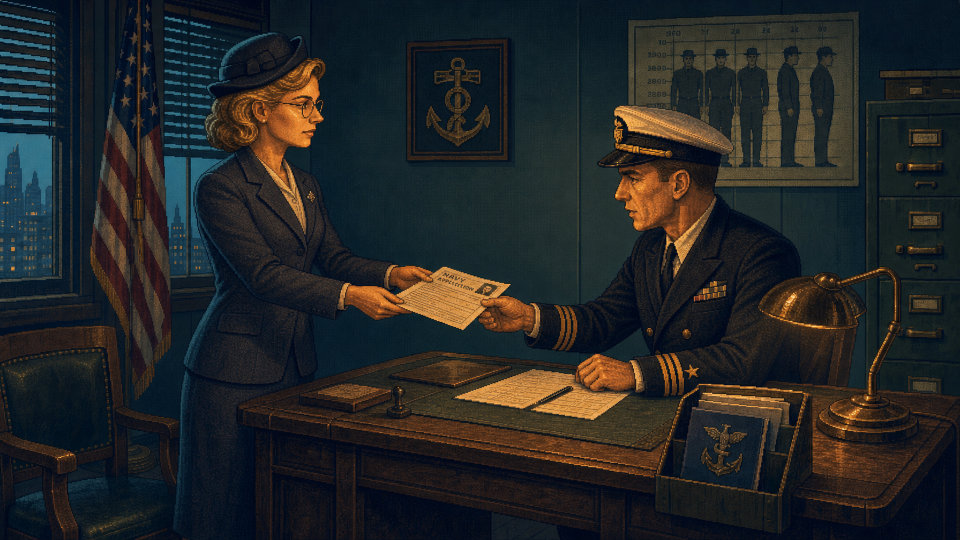
#> input picture assets/episodes/ep-04/pixel/ep04-scene-05a-grace-navy-office-v3-application-handoff.png, 1920 x 1080 px (shown at 1/2 size)
$ python .build_grace_narration_v3.py
#> lines starting #> are read from the running program, lines starting #| are printed output that depends on the picture
from pathlib import Path
import math

import cv2
import numpy as np


ROOT = Path(__file__).resolve().parent
MACHINE_SOURCE = ROOT / "ep04-scene-05-grace-motion-v6.mp4"
MACHINE_STILL = ROOT / "ep04-scene-05-grace-a-start.png"
MACHINE_WRITING = ROOT / "ep04-scene-05-grace-writing-v2.png"
MACHINE_LOOK = ROOT / "ep04-scene-05-grace-machine-look-v1.png"
NAVY_HANDOFF = ROOT / "ep04-scene-05a-grace-navy-office-v3-application-handoff.png"
NAVY_REVIEW = ROOT / "ep04-scene-05a-grace-navy-office-v3-application-review.png"
NAVY_POSES = [
    ROOT / "ep04-scene-05a-grace-navy-office-v2-a-start.png",
    ROOT / "ep04-scene-05a-grace-navy-office-v2-b-mid-1.png",
    ROOT / "ep04-scene-05a-grace-navy-office-v2-b-mid-2.png",
    ROOT / "ep04-scene-05a-grace-navy-office-v2-c-end.png",
]
OUTPUT = ROOT / "ep04-scene-05-grace-narration-sync-v10-intermediate.mp4"

FPS = 30
FRAME_COUNT = 2612
SIZE = (1920, 1080)
NAVY_START = 0.0
NAVY_END = 12.23
MOTH_START = 74.45
MOTH_END = 86.45


def clamp(value, low=0.0, high=1.0):
    return max(low, min(high, value))


def smooth(value):
    value = clamp(value)
    return value * value * (3.0 - 2.0 * value)


def move(start, end, progress):
    return start + (end - start) * smooth(progress)


def shot(seconds, start, end, start_view, end_view):
    progress = (seconds - start) / max(0.001, end - start)
    return tuple(move(a, b, progress) for a, b in zip(start_view, end_view))


# [248 lines left out: functions camera_at, apply_camera, navy_frame, make_page_line, make_page_overlays, add_page_translation and 10 more, not called in this run]


def main():
    handoff = cv2.imread(str(NAVY_HANDOFF), cv2.IMREAD_COLOR)
#> handoff is the input picture: shape (1080, 1920, 3); mean B, G, R 37.7, 37.7, 35.9
    review = cv2.imread(str(NAVY_REVIEW), cv2.IMREAD_COLOR)
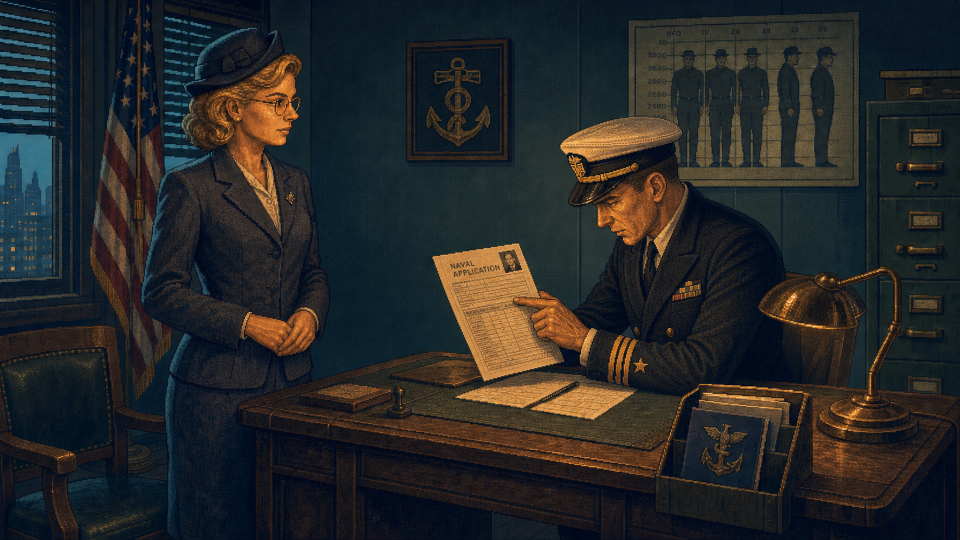
#> input picture assets/episodes/ep-04/pixel/ep04-scene-05a-grace-navy-office-v3-application-review.png, 1920 x 1080 px (shown at 1/2 size)
#> review is the input picture: shape (1080, 1920, 3); mean B, G, R 39.4, 39.6, 38.8
    rejection = cv2.imread(str(NAVY_POSES[0]), cv2.IMREAD_COLOR)
    machine = cv2.imread(str(MACHINE_STILL), cv2.IMREAD_COLOR)
    writing = cv2.imread(str(MACHINE_WRITING), cv2.IMREAD_COLOR)
    looking = cv2.imread(str(MACHINE_LOOK), cv2.IMREAD_COLOR)
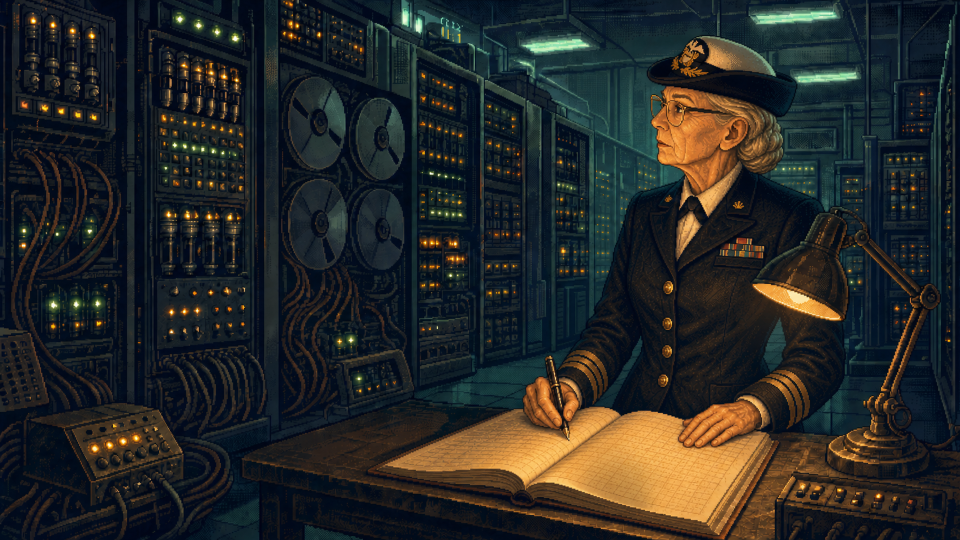
#> input picture assets/episodes/ep-04/pixel/ep04-scene-05-grace-machine-look-v1.png, 1920 x 1080 px (shown at 1/2 size)
#> looking is the input picture: shape (1080, 1920, 3); mean B, G, R 38.7, 40.3, 38.8
    stills = [handoff, review, rejection, machine, writing, looking]
    if any(frame is None or frame.shape[:2] != (1080, 1920) for frame in stills):
#> (the run stopped early here; a loop or call above may not have finished)
